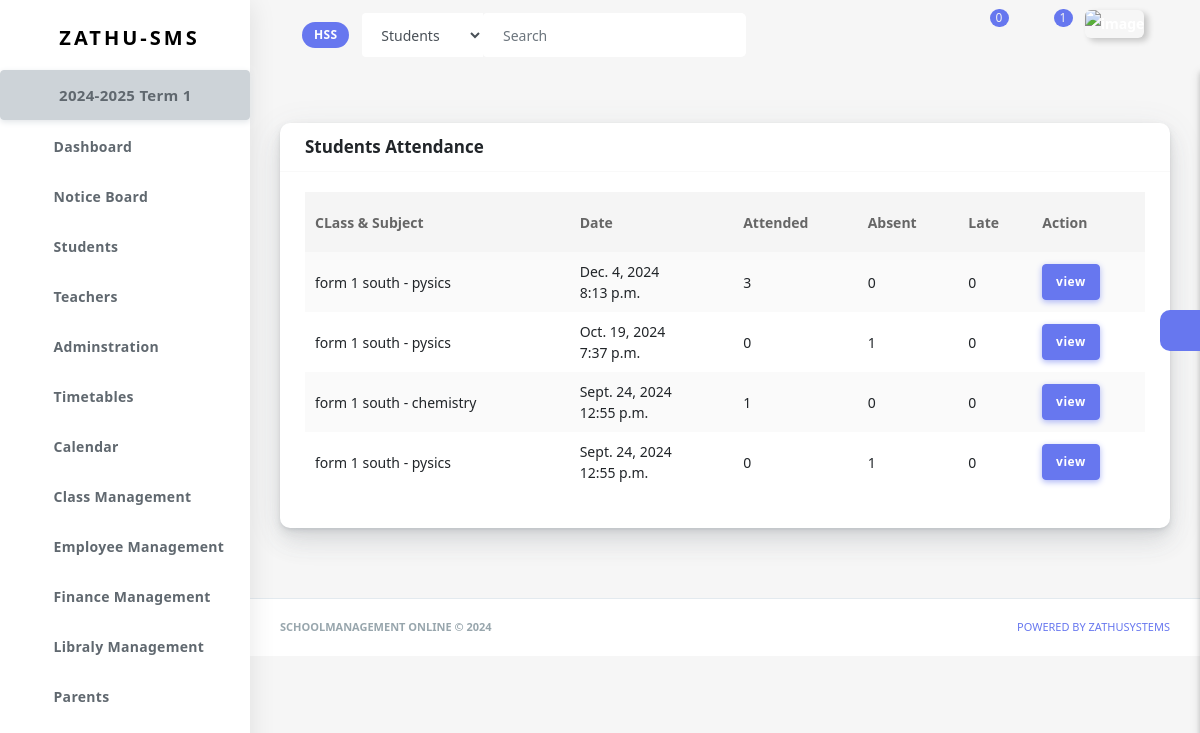
Page /student-attendance/student-attendance-list-40b1d377-6656-44b4-9429-142e877d579a/ (signed in) on the committed database.
### schooladminstration/models.py (models this page shows)
class Institution(models.Model):
    institution_name=models.CharField(max_length=50)
    id=models.CharField(primary_key=True, max_length=100, blank=True, unique=True, default=uuid.uuid4)
    user=models.ForeignKey(get_user_model(), on_delete=models.CASCADE, related_name='institution', blank=True, null=True, default=None)
    name_of_head=models.CharField(max_length=50, null=True, blank=True, default=None)
    name_of_principal=models.CharField(max_length=50, null=True, blank=True, default=None)
    name_of_registrar=models.CharField(max_length=50, null=True, blank=True, default=None)
    phone=models.CharField(max_length=50, null=True, blank=True)
    country=models.CharField(max_length=50, null=True, blank=True)
    city=models.CharField(max_length=50, null=True, blank=True)
    tried_subscription=models.BooleanField(default=False)
    created_at = models.DateTimeField(default=timezone.now, null=True, blank=True)
    edu=(
        ('primary education', 'Primary Education'),
        ('secondary education', 'Secondary Education'),
        ('tertialy education', 'Tertiary Education'),
    )
    edu_offer=models.CharField(max_length=20, choices=edu)
    def __str__(self):
        return self.institution_name

class Subject(models.Model):
    title=models.CharField(max_length=30, null=True, blank=True)
    school=models.ForeignKey(Institution, on_delete=models.CASCADE, null=True, blank=True, default=None, related_name='subjects')
    description=models.TextField()
    department=models.ForeignKey(Department, on_delete=models.CASCADE, related_name='subjects')
    course=models.ForeignKey(Course, on_delete=models.CASCADE, related_name='subjects', null=True, blank=True, default=None)
    edu=(
        ('secondary education', 'Secondary Education'),
        ('tertialy education', 'Tertialy Education')
    )
    is_for=models.CharField(max_length=20, choices=edu)
    def __str__(self):
        return self.title

### school_calendar/models.py (models this page shows)
class AcademicYear(models.Model):
    institution=models.ForeignKey(Institution, on_delete=models.CASCADE, related_name='academic_year')
    year=models.CharField(max_length=9, help_text='e.g 2024-2025')
    start_date=models.DateField(help_text='starting date of this academic year')
    end_date=models.DateField(help_text='ending date of this academic year')
    date=models.DateField(auto_now_add=True)
    closed=models.BooleanField(default=False)
    def __str__(self):
        return f'{self.year}'

class Term(models.Model):
    institution=models.ForeignKey(Institution, on_delete=models.CASCADE, related_name='terms')
    academic_year=models.ForeignKey(AcademicYear, on_delete=models.CASCADE, related_name='terms')
    title=models.CharField(max_length=50, help_text='e.g Term 1/Semister 2')
    start_date=models.DateField(help_text='starting date of this term/semister')
    end_date=models.DateField(help_text='ending date of this Term/Semister')
    date=models.DateField(auto_now_add=True)
    closed=models.BooleanField(default=False)
    def __str__(self):
        return f'{self.title}'

### attendance/models.py (models this page shows)
class StudentAttendance(models.Model):
    school=models.ForeignKey(Institution, on_delete=models.CASCADE, related_name='attendance', null=True, blank=True, default=None)
    course=models.ForeignKey(Course, on_delete=models.CASCADE, related_name='attendance', null=True, blank=True, default=None)
    subject=models.ForeignKey(Subject, on_delete=models.CASCADE, related_name='attendance', null=True, blank=True, default=None)
    class_room=models.ForeignKey(ClassRoom, on_delete=models.CASCADE, related_name='attendance', null=True, blank=True, default=None)
    date=models.DateTimeField(auto_now_add=True)
    class Meta:
        ordering = ['-date']
    def students_attended(self):
        atte=StudentAttendance.objects.get(id=self.id)
        n=atte.attendance_status.filter(status='attended')
        return n.count()
    def students_absent(self):
        atte=StudentAttendance.objects.get(id=self.id)
        n=atte.attendance_status.filter(status='absent')
        return n.count()
    def students_late(self):
        atte=StudentAttendance.objects.get(id=self.id)
        n=atte.attendance_status.filter(status='late')
        return n.count()

### classroom/models.py (models this page shows, shortened)
class ClassRoom(models.Model):
    school=models.ForeignKey(Institution, on_delete=models.CASCADE, related_name='classes')
    class_name=models.CharField(max_length=20)
    students=models.ManyToManyField(Student, related_name='class_students', blank=True, default=None)
    teacher_assigned=models.ForeignKey(Instructor, on_delete=models.DO_NOTHING, related_name='assigned_class', null=True, blank=True, default=False)
    date_created=models.DateTimeField(auto_now_add=True)
    class Meta:
        ordering=['class_name']
        unique_together=['teacher_assigned', 'school']
    def __str__(self):
        return self.class_name

### attendance/views.py (the view)
# urls.py: path('student-attendance-list-<uuid:school_id>/', student_attendance_list, name='student_attendance_list'),
@login_required
def student_attendance_list(request, school_id):
    if is_approved_account(request)==False: return redirect('main:un_approved', school_id)
    institution=get_institution(request, school_id)
    print(institution)
    attendance=StudentAttendance.objects.filter(school=institution)
    class_rooms=ClassRoom.objects.filter(school=institution)
    time_table_data=TimeTable.objects.filter(school=institution)
    cont={
        'data':time_table_data,
        'attendance_list':attendance,
        'class_rooms':class_rooms,
        'school_id':school_id,
        'institution':institution
    }
    return render(request, 'templates/attendance/class_attedance.html', cont)

### chatapp/context_processors.py (called while the page is built)
def chat_global_data(request):
    chats=None
    if request.user.is_authenticated:
        chats=Chat.objects.filter(users=(request.user)).order_by('-udated_at')
        counter_chats=Chat.objects.filter(users=(request.user)).order_by('-udated_at')[:6]
        counter=0
        for chat in counter_chats:
            messages=chat.chat_messages.filter(receiver=request.user, seen=False)
            if messages:
                counter+=1
                continue
        return {'counter_chats':counter_chats, 'chats': chats, 'counter':counter}
    return {'mkkk': chats}

### chatapp/models.py (called while the page is built)
    def unseen_msgs(self):
        msgs=self.chat_messages.filter(seen=False)
        if msgs:
            return msgs.last()
        return None

### landing_page/context_processors.py (called while the page is built)
def global_data(request):
    ins=SystemFeature.objects.all()[0:5]
    return {'featuress': ins, }

### main/templatetags/custom_filter.py (called while the page is built)
@register.filter
def first_letters(value):
    value = str(value)
    return ''.join([word[0] for word in value.split() if word]).upper()

### main/templatetags/timeago_filters.py (called while the page is built)
@register.filter
def timeago(value):
    if not isinstance(value, datetime.datetime):
        return value
    now_time = now()
    delta = now_time - value
    seconds = delta.total_seconds()
    minutes = seconds / 60
    hours = minutes / 60
    days = hours / 24
    weeks = days / 7
    months = days / 30
    years = days / 365
    if seconds < 60:
        return f"{int(seconds)}s"
    elif minutes < 60:
        return f"{int(minutes)}m"
    elif hours < 24:
        return f"{int(hours)}h"
    elif days < 7:
        return f"{int(days)}d"
    elif weeks < 4:
        return f"{int(weeks)}w"
    elif months < 12:
        return f"{int(months)}mo"
    else:
        return f"{int(years)}y"

### main/utils.py (called while the page is built)
def get_institution(request, school_id):
    istitution=get_object_or_404(Institution, id=school_id)
    return istitution

def is_admin(request):
    try:
        institution=get_object_or_404(Institution, user=request.user)
        if institution:
            return True
    except:
        return False

def is_teacher(request):
    try:
        instructor=get_object_or_404(Instructor, user=request.user)
        if instructor:
            return True
    except:
        return False

def is_approved_account(request):
    if is_teacher(request):
        instructor=get_instructor(request)
        if instructor.approved:
            return True
        else:
            return False
    elif is_admin(request):
        return True

### templates/templates/attendance/class_attedance.html (shortened to what this page needs)
{% extends 'templates/main/base.html' %}
{% load widget_tweaks %}
{% block content %}
<section class="section">
  <div class="section-body">
  <div class="row">
      <div class="col-12">
        <div class="card">
          <div class="card-header">
              <h4 class="d-inline"> Students Attendance</h4>
          </div>
          <div class="card-body">
            <div class="table-responsive">
              <table class="table table-striped table-hover" id="save-stage" style="width:100%;">
                <thead>
                  <tr>
                    <th>CLass & Subject</th>
                    <th>Date</th>
                    <th>Attended</th>
                    <th>Absent</th>
                    <th>Late</th>
                    <th>Action</th>
                  </tr>
                </thead>
                <tbody>
                  {% for d in attendance_list %}
                  <tr>
                      <td>
                          {{d.class_room}} - {{d.subject}}
                      </td>
                      <td>
                        {{d.date.date}} <br>
                        {{d.date.time}}
                      </td>
                      <td>
                          {{d.students_attended}}
                      </td>
                      <td>
                        {{d.students_absent}}
                      </td>
                      <td>
                        {{d.students_late}}
                    </td>
                      <td><a href="{% url 'attendance:student_sub_attendance_list' d.id d.class_room.id d.subject.id school_id %}" class="btn btn-primary">view</a></td>
                  </tr>
                  {% endfor %}
                </tbody>
              </table>
            </div>
          </div>
        </div>
      </div>
    </div>
  </div>
  </section>
{% endblock %}

### templates/templates/main/header.html (shortened to what this page needs)
{% load static %}
{% load timeago_filters %}
{% load custom_filter %}
   <div class="navbar-bg"></div>
      <nav class="navbar navbar-expand-lg main-navbar sticky">
        <div class="form-inline mr-auto">
          <ul class="navbar-nav mr-3">
            <li><a href="#" data-toggle="sidebar" class="nav-link nav-link-lg
									collapse-btn"> </a></li>
            <li><a href="{% url 'accounts:school_p' %}" class="nav-link nav-link-lg">
                <span class="badge badge-primary"><span class="text-white">{{institution|first_letters}}</span> </span>
              </a></li>
            <li>
              <form class="form-inline mr-auto" action="{% url 'search:search' school_id %}">
                <div class="search-element">
                  <select class="form-control" name="category" id="">
                    <option value="students">Students</option>
                  </select>
                  <input class="form-control" type="search" {% if q %} value="{{q}}" {% endif %} name="q" placeholder="Search" aria-label="Search" data-width="200">
                  <button class="btn" type="submit">
                    <i class="fas fa-search"></i>
                  </button>
                </div>
              </form>
            </li>
          </ul>
        </div>
        <ul class="navbar-nav navbar-right">
          <li class="dropdown dropdown-list-toggle"><a href="#" data-toggle="dropdown"
              class="nav-link nav-link-lg message-toggle">
              <span class="badge headerBadge1">
                {{counter}} </span> </a>
          </li>
          <li class="dropdown dropdown-list-toggle">
            <a href="#" data-toggle="dropdown"
              class="nav-link nav-link-lg notification-toggle message-toggle">
              <i data-feather="bell" class="bell"></i>
              <span class="badge headerBadge1">
                {{n_counter}}
              </span>
            </a>
          </li>
          <li class="dropdown"><a href="#" data-toggle="dropdown"
              class="nav-link dropdown-toggle nav-link-lg nav-link-user"> <img alt="image" src="{% static 'assets/img/user.png' %}"
                class="user-img-radious-style"> </a>
          </li>
          <li class="dropdown">
            <a href="#" data-toggle="dropdown"
            class="nav-link dropdown-toggle nav-link-lg nav-link-user">
          </a>
        </li>
        </ul>
      </nav>

### templates/templates/main/sidebar.html (shortened to what this page needs)
{% load static %}
<div class="main-sidebar sidebar-style-2">
        <aside id="sidebar-wrapper">
          <div class="sidebar-brand">
            <a href=""> <img alt="" src="{% static 'assets/img/logo.png' %}" class="header-logo" /> <span
                class="logo-name">Zathu-SMS</span>
            </a>
          </div>
          <ul class="sidebar-menu">
            <li class="dropdown">
              <a href="{% url 'school_calendar:calendar_list' school_id %}" style="font-size: 15px; font-weight: 70px;" class="btn btn-secondary"> {{institution.academic_year.last}} {{institution.academic_year.last.terms.last|title}} </a>
            </li>
            <li class="dropdown">
              <a href="{% url 'main:dashboard' school_id %}" class="nav-link"><span>Dashboard</span></a>
            </li>
            <li class="dropdown">
              <a href="{% url 'main:notice_board' school_id %}" class="nav-link"><span>Notice Board</span></a>
            </li>
            <li class="dropdown">
              <a href="{% url 'student:students' school_id %}" class="nav-link"><span>Students</span></a>
            </li>
            <li class="dropdown">
              <a href="{% url 'teacher:teachers' school_id %}" class="nav-link"><span>Teachers</span></a>
            </li>
            <li class="dropdown">
              <a href="#" class="menu-toggle nav-link has-dropdown"><span>Adminstration</span></a>
            </li>
            <li class="dropdown">
              <a href="#" class="menu-toggle nav-link has-dropdown"><span>Timetables</span></a>
            </li>
            <li class="dropdown">
              <a href="#" class="menu-toggle nav-link has-dropdown"><span>Calendar</span></a>
            </li>
            <li class="dropdown">
              <a href="#" class="menu-toggle nav-link has-dropdown"><span>Class Management</span></a>
            </li>
            <li class="dropdown">
              <a href="#" class="menu-toggle nav-link has-dropdown"><span>Employee Management</span></a>
            </li>
            <li class="dropdown">
              <a href="#" class="menu-toggle nav-link has-dropdown"><span>Finance Management</span></a>
            </li>
            <li class="dropdown">
              <a href="#" class="menu-toggle nav-link has-dropdown"><span>Libraly Management</span></a>
            </li>
            <li class="dropdown">
              <a href="{% url 'school_admin:parents' school_id %}" class="nav-link"><span>Parents</span></a>
            </li>
           <br><br><br>
          </ul>
        </aside>
      </div>

### rows in the picture
Institution: institution_name "HSS", academic_year.last "2024-2025", academic_year.last.terms.last "Term 1"
StudentAttendance: class_room "form 1 south", subject "pysics", date "Dec. 4, 2024", date.time "8:13 p.m.", students_attended "3", students_absent "0", students_late "0"
StudentAttendance: class_room "form 1 south", subject "pysics", date "Oct. 19, 2024", date.time "7:37 p.m.", students_attended "0", students_absent "1", students_late "0"
StudentAttendance: class_room "form 1 south", subject "chemistry", date "Sept. 24, 2024", date.time "12:55 p.m.", students_attended "1", students_absent "0", students_late "0"
StudentAttendance: class_room "form 1 south", subject "pysics", date "Sept. 24, 2024", date.time "12:55 p.m.", students_attended "0", students_absent "1", students_late "0"

### other values in the picture
{{ counter }} "0"
{{ n_counter }} "1"
